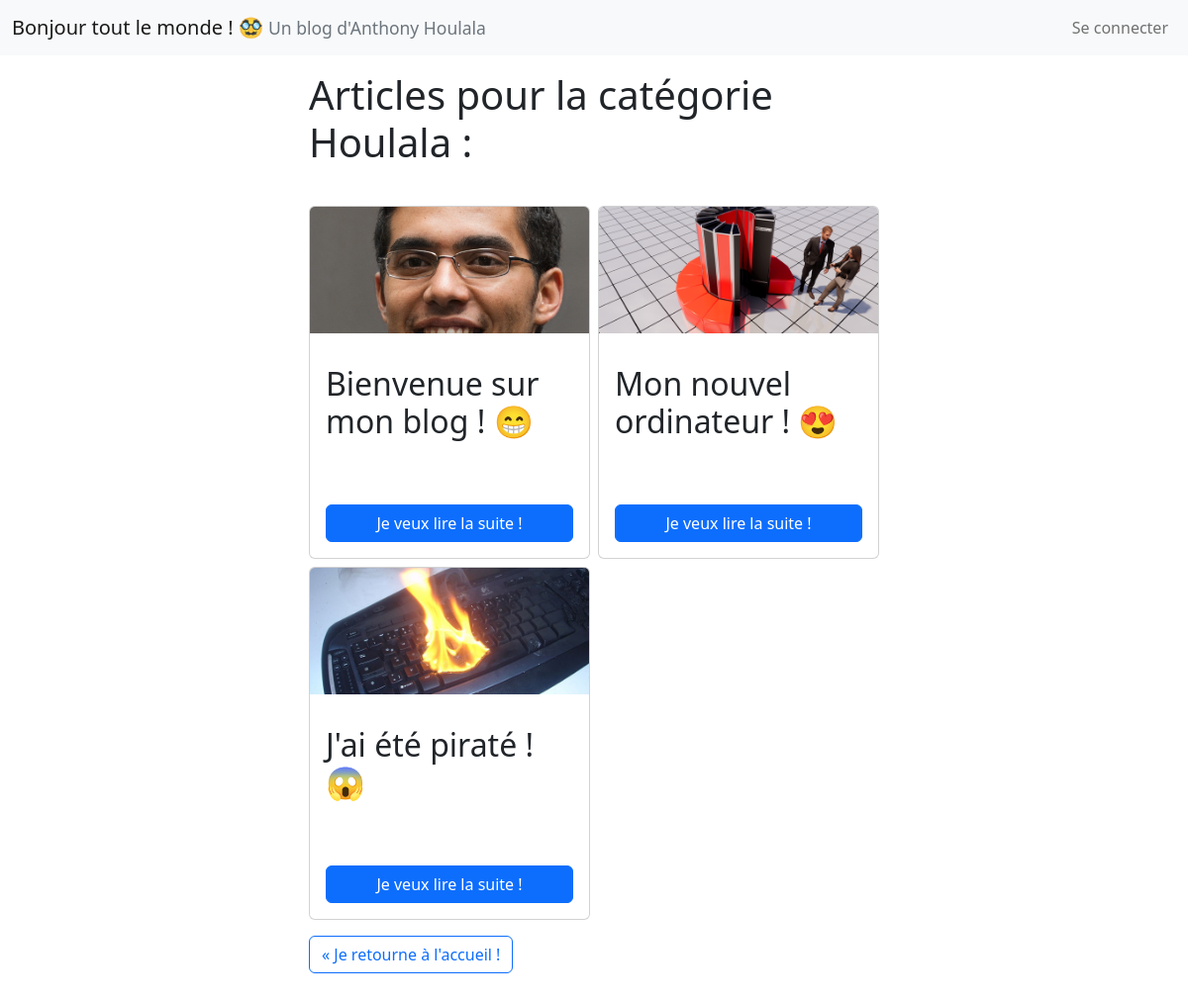
/category.php?id=2, run on the app's committed database.
### tables this page shows
CREATE TABLE `category` (
  `id_category` int NOT NULL,
  `category_name` varchar(255) NOT NULL
);

CREATE TABLE `post` (
  `id_post` int NOT NULL,
  `title` varchar(255) NOT NULL,
  `content` text NOT NULL,
  `date` datetime NOT NULL,
  `id_author` int NOT NULL,
  `image` varchar(255) NOT NULL
);

### category.php (called while the page is built, shortened)
<?php
require_once './model/manager/CategoryManager.php';
require_once './model/manager/PostManager.php';
$id = sanitizeInput($_GET['id']);
$category = CategoryManager::getCategoryById($id);
$posts = PostManager::fetchAllPostsFromCategoryId($category->getId());
require_once './view/categoryView.php';

### model/manager/CategoryManager.php (called while the page is built, shortened)
<?php
require_once './model/classes/Category.php';
final class CategoryManager
{
  public static function getCategoryById(int $id): Category|bool
  {
    $databaseHandle = dbConnect();
    $query = 'SELECT * FROM category WHERE id_category=:id';
    $statement = $databaseHandle->prepare($query);
    $statement->execute(['id' => $id]);
    $statement->setFetchMode(PDO::FETCH_CLASS, 'Category');
    return $statement->fetch();
  }
}

### model/classes/Category.php (called while the page is built, shortened)
<?php
final class Category
{
  private string $category_name;
  public function getName(): string
  {
    return $this->category_name;
  }
}

### model/manager/PostManager.php (called while the page is built, shortened)
<?php
require_once './model/classes/Post.php';
class PostManager
{
  public static function fetchAllPostsFromCategoryId(int $categoryId): array
  {
    $databaseHandle = dbConnect();
    $query = '
      SELECT post.id_post, title, content, date, id_author, image
      FROM post
      INNER JOIN post_category ON post.id_post=post_category.id_post
      WHERE post_category.id_category=:categoryId
    ';
    $statement = $databaseHandle->prepare($query);
    $statement->execute([
      'categoryId' => $categoryId
    ]);
    return $statement->fetchAll(PDO::FETCH_CLASS, 'Post');
  }
}

### model/classes/Post.php (called while the page is built, shortened)
<?php
class Post
{
  private int $id_post;
  private string $title;
  private string $image;
  public function getIdPost(): int
  {
    return $this->id_post;
  }
  public function getTitle(): string
  {
    return $this->title;
  }
  public function getImage(): string
  {
    return $this->image;
  }
}

### view/partials/blogpostCard.php (the view)
<div class="col-md-6">
  <div class="card h-100 my-3">
    <img src="<?php echo $post->getImage() ?>" class="card-img-top" alt="<?php echo $post->getTitle() ?>" style="max-height: 128px; object-fit: cover;">
    <div class="card-body d-flex flex-column justify-content-between">
      <h2 class="card-title my-3"><?php echo $post->getTitle() ?></h2>
      <a  href="blogpost.php?id=<?= $post->getIdPost() ?>" class="btn btn-primary mt-3">Je veux lire la suite !</a>
    </div>
  </div>
</div>

### view/categoryView.php
<?php
require_once './view/partials/header.php';
?>
<div class="container my-3 col-lg-6 offset-lg-3">
  <h1>Articles pour la catégorie <?= $category->getName() ?> :</h1>
  <?php require_once './view/partials/blogPostsList.php'; ?>
  <a href="index.php" class="btn btn-outline-primary my-3">&laquo; Je retourne à l'accueil !</a>
</div>
<?php
require_once './view/partials/footer.php';

### view/partials/blogPostsList.php
<div class="row g-2 my-3">
  <?php
  foreach ($posts as $post) {
    require 'blogpostCard.php';
  }
  ?>
</div>

### data on the page
category: category_name "Houlala"
post: image (picture), title "Bienvenue sur mon blog ! 😁"
post: image (picture), title "Mon nouvel ordinateur ! 😍"
post: image (picture), title "J'ai été piraté ! 😱"
